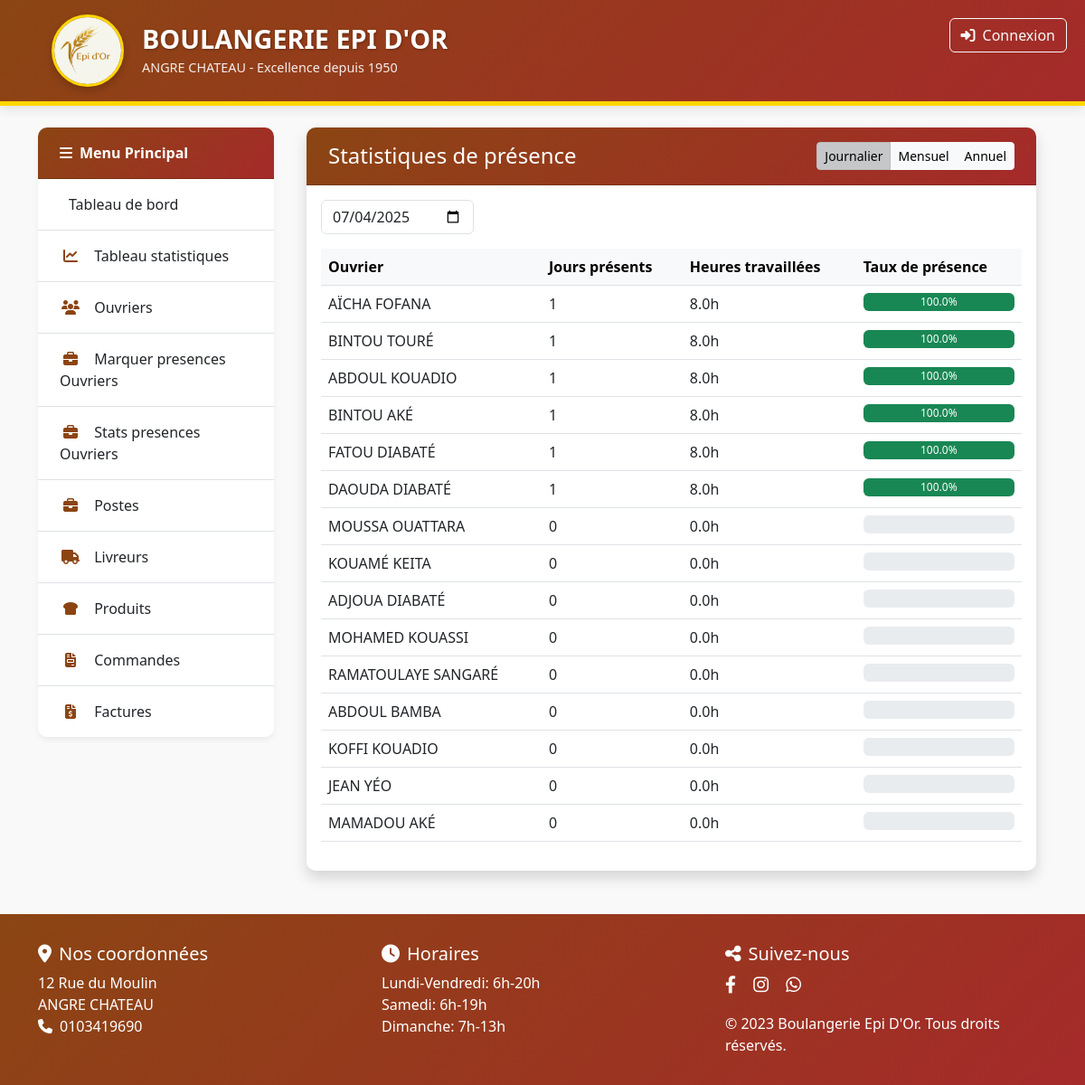
/presence/presences/stats/, run on the app's committed database.
### gestion/models.py (models this page shows, shortened)
class Ouvrier(models.Model):
    nom = models.CharField(max_length=100, verbose_name="Nom")
    telephone = models.CharField(max_length=20, unique=True, verbose_name="Téléphone")
    class Meta:
        constraints = [
            models.UniqueConstraint(
                fields=['nom'],
                name='unique_nom_ouvrier',
                condition=models.Q(nom__isnull=False),
                violation_error_message="Un ouvrier avec ce nom existe déjà"
            ),
            models.UniqueConstraint(
                fields=['telephone'],
                name='unique_telephone_ouvrier',
                violation_error_message="Un ouvrier avec ce numéro existe déjà"
            )
        ]
        ordering = ['nom']

### gestion/viewpresence.py (the view)
class StatsPresenceView(ListView):
    template_name = 'gestion/stats_presence.html'
    context_object_name = 'stats'
    def get_queryset(self):
        period = self.request.GET.get('period', 'day')
        date_str = self.request.GET.get('date', timezone.localdate().isoformat())
        try:
            date = datetime.strptime(date_str, '%Y-%m-%d').date()
        except:
            date = timezone.localdate()
        if period == 'day':
            start_date = end_date = date
        elif period == 'month':
            start_date = date.replace(day=1)
            end_date = (date.replace(day=28) + timedelta(days=4)).replace(day=1) - timedelta(days=1)
        elif period == 'year':
            start_date = date.replace(month=1, day=1)
            end_date = date.replace(month=12, day=31)
        return Presence.objects.filter(
            date__gte=start_date,
            date__lte=end_date
        ).values('ouvrier__id', 'ouvrier__nom').annotate(
            jours_presents=Count('id', filter=Q(present=True)),
            heures_total=Sum('heures_travaillees', filter=Q(present=True)),
            taux_presence=ExpressionWrapper(
                Count('id', filter=Q(present=True)) * 100.0 / Count('id'),
                output_field=FloatField()
            )
        ).order_by('-jours_presents')
    def get_context_data(self, **kwargs):
        context = super().get_context_data(**kwargs)
        period = self.request.GET.get('period', 'day')
        date_str = self.request.GET.get('date', timezone.localdate().isoformat())
        try:
            date = datetime.strptime(date_str, '%Y-%m-%d').date()
        except:
            date = timezone.localdate()
        context['period'] = period
        context['selected_date'] = date_str
        if period == 'month':
            context['previous_period'] = (date.replace(day=1) - timedelta(days=1)).strftime('%Y-%m-%d')
            context['next_period'] = (date.replace(day=28) + timedelta(days=4)).strftime('%Y-%m-%d')
        elif period == 'year':
            context['previous_period'] = date.replace(year=date.year-1).strftime('%Y-%m-%d')
            context['next_period'] = date.replace(year=date.year+1).strftime('%Y-%m-%d')
        return context

### gestion/templates/gestion/stats_presence.html (shortened to what this page needs)
{% extends 'gestion/base2.html' %}
{% load static %}
{% block content %}
<div class="container-fluid">
    <div class="card mb-4 shadow">
        <div class="card-header bg-primary text-white">
            <div class="d-flex justify-content-between align-items-center">
                <h4 class="mb-0">Statistiques de présence</h4>
                <div class="btn-group">
                    <a href="?period=day&date={{ selected_date }}"
                       class="btn btn-sm btn-light {% if period == 'day' %}active{% endif %}">Journalier</a>
                    <a href="?period=month&date={{ selected_date }}"
                       class="btn btn-sm btn-light {% if period == 'month' %}active{% endif %}">Mensuel</a>
                    <a href="?period=year&date={{ selected_date }}"
                       class="btn btn-sm btn-light {% if period == 'year' %}active{% endif %}">Annuel</a>
                </div>
            </div>
        </div>
        <div class="card-body">
            <div class="d-flex justify-content-between mb-3">
                {% if period == 'day' %}
                    <input type="date" name="date" value="{{ selected_date }}"
                           class="form-control w-auto" onchange="window.location.href='?period=day&date='+this.value">
                {% endif %}
            </div>
            <div class="table-responsive">
                <table class="table table-hover">
                    <thead class="table-light">
                        <tr>
                            <th>Ouvrier</th>
                            <th>Jours présents</th>
                            <th>Heures travaillées</th>
                            <th>Taux de présence</th>
                        </tr>
                    </thead>
                    <tbody>
                        {% for stat in stats %}
                        <tr>
                            <td>{{ stat.ouvrier__nom }}</td>
                            <td>{{ stat.jours_presents|default:0 }}</td>
                            <td>{{ stat.heures_total|default:0|floatformat:1 }}h</td>
                            <td>
                                <div class="progress" style="height: 20px;">
                                    <div class="progress-bar
                                        {% if stat.taux_presence >= 80 %}bg-success
                                        {% elif stat.taux_presence >= 50 %}bg-warning
                                        {% else %}bg-danger{% endif %}"
                                        role="progressbar" style="width: {{ stat.taux_presence|default:0 }}%"
                                        aria-valuenow="{{ stat.taux_presence|default:0 }}"
                                        aria-valuemin="0" aria-valuemax="100">
                                        {{ stat.taux_presence|default:0|floatformat:1 }}%
                                    </div>
                                </div>
                            </td>
                        </tr>
                        {% endfor %}
                    </tbody>
                </table>
            </div>
        </div>
    </div>
</div>
{% endblock %}

### gestion/templates/gestion/base2.html (style rules this page uses)
:root { --primary-color: #8B4513; --secondary-color: #FFD700; --accent-color: #A52A2A; --light-bg: #FFF8E1; }
body { background-color: #f9f9f9; font-family: 'Montserrat', 'Segoe UI', Tahoma, Geneva, Verdana, sans-serif; color: #333; min-height: 100vh; display: flex; flex-direction: column; }
.card { border: none; border-radius: 10px; box-shadow: 0 4px 6px rgba(0, 0, 0, 0.05); transition: all 0.3s ease; margin-bottom: 1.5rem; }
.card-header { background: linear-gradient(135deg, var(--primary-color), var(--accent-color)); color: white; border-radius: 10px 10px 0 0 !important; padding: 1rem 1.5rem; font-weight: 600; }

### data on the page
Ouvrier: ouvrier__nom "AÏCHA FOFANA", jours_presents "1", heures_total "8.0", taux_presence "100.0"
Ouvrier: ouvrier__nom "BINTOU TOURÉ", jours_presents "1", heures_total "8.0", taux_presence "100.0"
Ouvrier: ouvrier__nom "ABDOUL KOUADIO", jours_presents "1", heures_total "8.0", taux_presence "100.0"
Ouvrier: ouvrier__nom "BINTOU AKÉ", jours_presents "1", heures_total "8.0", taux_presence "100.0"
Ouvrier: ouvrier__nom "FATOU DIABATÉ", jours_presents "1", heures_total "8.0", taux_presence "100.0"
Ouvrier: ouvrier__nom "DAOUDA DIABATÉ", jours_presents "1", heures_total "8.0", taux_presence "100.0"
Ouvrier: ouvrier__nom "MOUSSA OUATTARA", jours_presents "0", heures_total "0.0"
Ouvrier: ouvrier__nom "KOUAMÉ KEITA", jours_presents "0", heures_total "0.0"
Ouvrier: ouvrier__nom "ADJOUA DIABATÉ", jours_presents "0", heures_total "0.0"
Ouvrier: ouvrier__nom "MOHAMED KOUASSI", jours_presents "0", heures_total "0.0"
Ouvrier: ouvrier__nom "RAMATOULAYE SANGARÉ", jours_presents "0", heures_total "0.0"
Ouvrier: ouvrier__nom "ABDOUL BAMBA", jours_presents "0", heures_total "0.0"
Ouvrier: ouvrier__nom "KOFFI KOUADIO", jours_presents "0", heures_total "0.0"
Ouvrier: ouvrier__nom "JEAN YÉO", jours_presents "0", heures_total "0.0"
Ouvrier: ouvrier__nom "MAMADOU AKÉ", jours_presents "0", heures_total "0.0"
